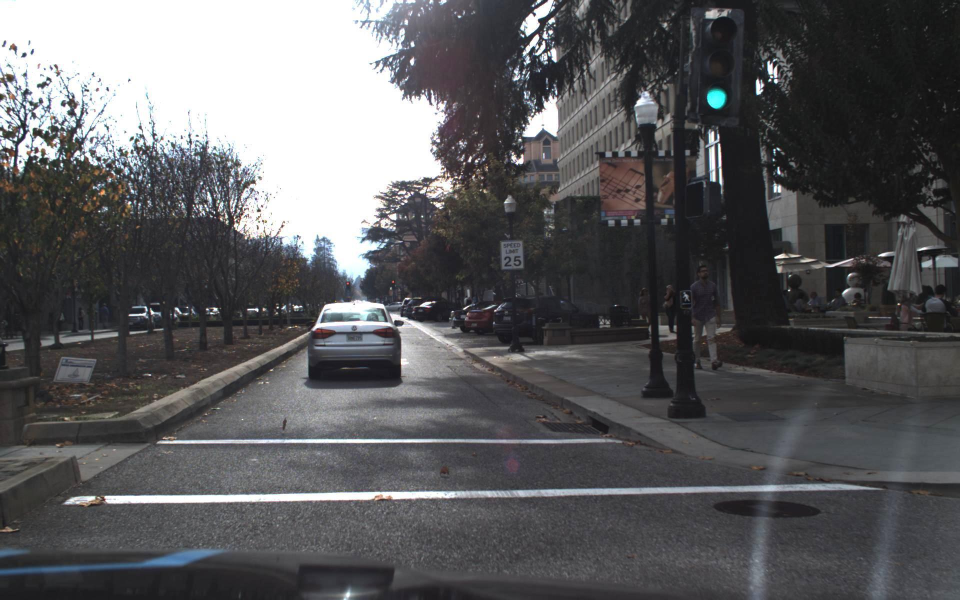
#> input picture odev_veriseti/1478899855082761665_jpg.rf.5cd4da3a966c123341a6b6f52e5ace26.jpg, 1920 x 1200 px (shown at 1/2 size); its folder holds only this picture in this run
$ jupyter execute 'Autonom Driving Analysis .ipynb'
#> lines starting #> are read from the running program, lines starting #| are printed output that depends on the picture; after the words box and inside, x2 and y2 are one past the last pixel; in counts of white or black regions, pixels touching at a corner belong together
[cell 1]
import cv2
import numpy as np
import os
import glob
import matplotlib.pyplot as plt
from google.colab.patches import cv2_imshow

# --- DRIVE YOLUNU KONTROL ET ---
gorsel_klasoru = "/content/drive/MyDrive/odev_veriseti/*.jpg"
gorsel_listesi = sorted(glob.glob(gorsel_klasoru))
toplam_veri = len(gorsel_listesi)

if toplam_veri == 0:
    print("HATA: Belirtilen klasörde görsel bulunamadı! Lütfen yolu kontrol edin.")
else:
    print(f"Başarılı: Klasörde {toplam_veri} adet görsel tespit edildi. Video motoru başlatılıyor...")

# 1. İLGİ ALANI (ROI) MASKELEME
def roi_maskele(img):
    yukseklik, genislik = img.shape[:2]
    poligon = np.array([[
        (int(genislik * 0.05), yukseklik),
        (int(genislik * 0.44), int(yukseklik * 0.58)),
        (int(genislik * 0.56), int(yukseklik * 0.58)),
        (int(genislik * 0.95), yukseklik)
    ]], np.int32)
    maske = np.zeros_like(img)
    cv2.fillPoly(maske, poligon, 255)
    return cv2.bitwise_and(img, maske)

# 2. VİDEO YAZICI (VIDEO WRITER) AYARLARI
# Çıktı videosunu 640x480 boyutunda ve saniyede 20 kare (20 FPS) olacak şekilde hazırlarız
output_video_path = "otonom_surus_analizi.mp4"
fourcc = cv2.VideoWriter_fourcc(*'mp4v')
video_writer = cv2.VideoWriter(output_video_path, fourcc, 20.0, (640, 480))

sapma_gecmisi = []
kds_karar_gecmisi = []

# 3. KDS VE GÖRÜNTÜ İŞLEME MOTORU
print("Otonom sürüş simülasyonu ve video üretimi başladı. Lütfen bekleyin...")

# 5000 resmi çok uzun sürmemesi için her 3 resimde bir atlayarak akıcı bir video akışı simüle ediyoruz
for idx in range(0, toplam_veri, 3):
    dosya_yolu = gorsel_listesi[idx]
    frame = cv2.imread(dosya_yolu)
#> frame is the input picture: shape (1200, 1920, 3); mean B, G, R 93.4, 91.5, 91.4
    if frame is None: continue
    frame = cv2.resize(frame, (640, 480))
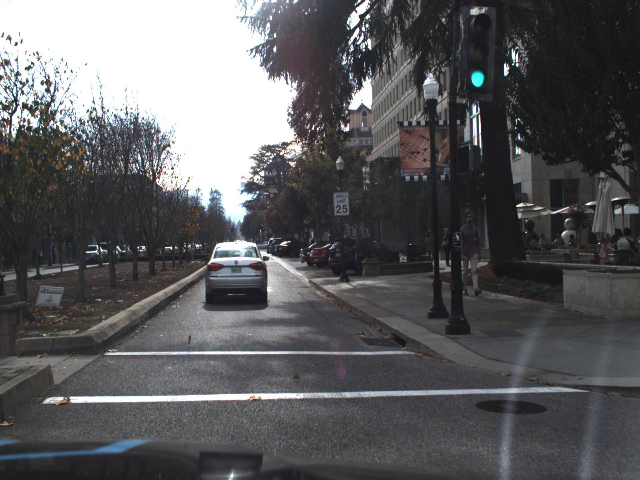
#> frame: shape (480, 640, 3); mean B, G, R 93.4, 91.6, 91.5

    yukseklik, genislik = frame.shape[:2]
#> yukseklik = 480; genislik = 640
    gri = cv2.cvtColor(frame, cv2.COLOR_BGR2GRAY)
    blur = cv2.GaussianBlur(gri, (5, 5), 0)
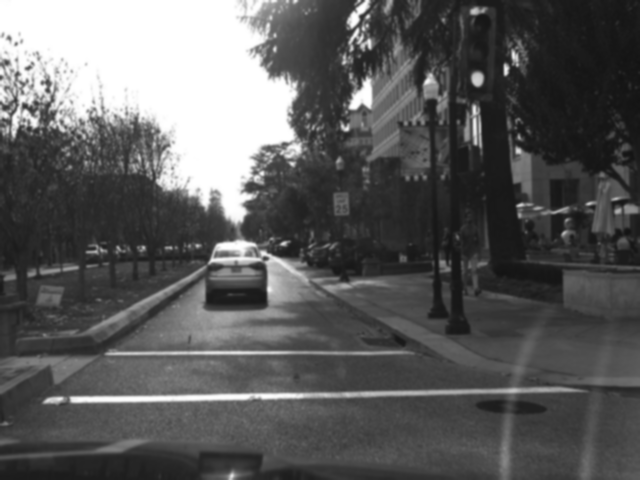
#> blur: shape (480, 640); min 19, max 255, mean 91.7
    kenarlar = cv2.Canny(blur, 50, 150)
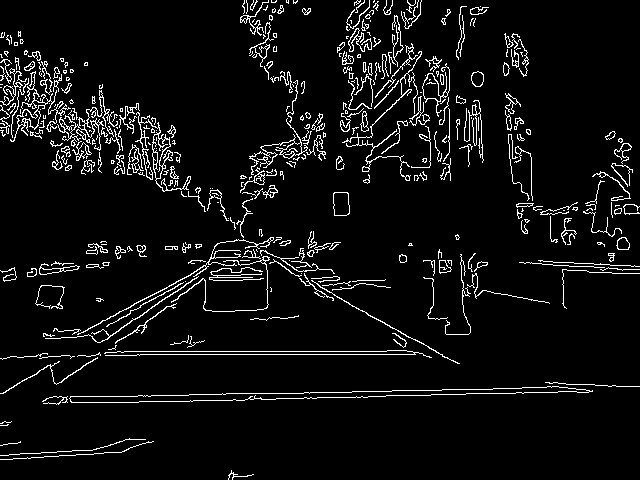
#> kenarlar: shape (480, 640); 6% white in thin lines or dots
    maskeli_kenarlar = roi_maskele(kenarlar)
#> in roi_maskele, `cv2.fillPoly(maske, poligon, 255)`:
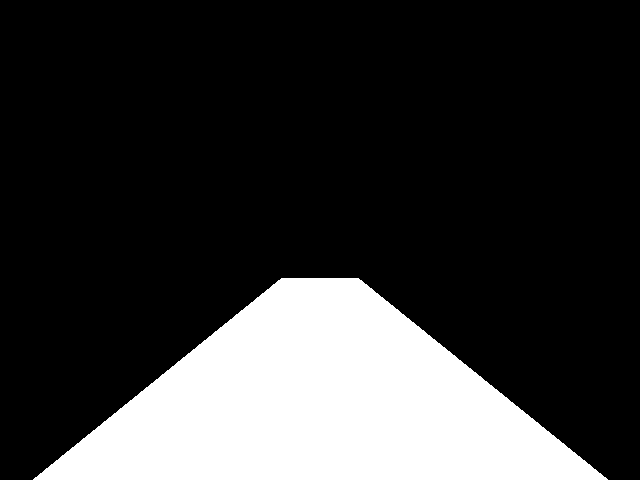
#> maske: shape (480, 640); 21.5% white; 1 white region, box (x1, y1, x2, y2) and area: (33, 278, 608, 480) 66000
#> in roi_maskele, `return cv2.bitwise_and(img, maske)`:
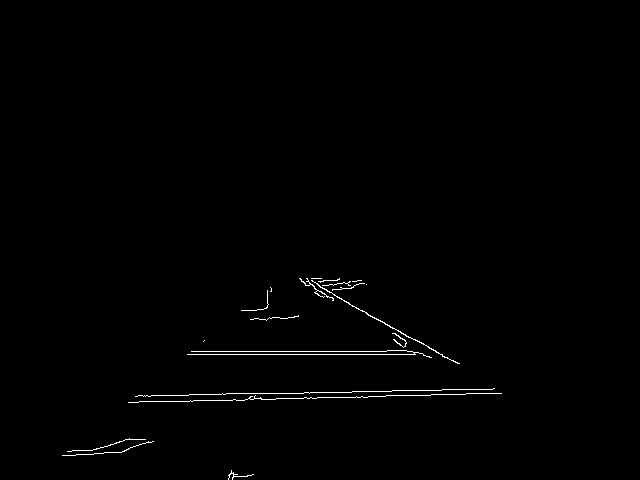
#> returned value: shape (480, 640); 0.65% white in thin lines or dots, all inside (x1, y1, x2, y2) = (62, 278, 502, 480)

    cizgiler = cv2.HoughLinesP(maskeli_kenarlar, 1, np.pi/180, 15, minLineLength=15, maxLineGap=20)
#> cizgiler = 33 rows, first 6: [191, 351, 412, 351], [304, 392, 492, 389], [187, 354, 442, 354], [233, 399, 430, 395], [222, 393, 309, 393], [308, 280, 457, 363]

    serit_katmani = np.zeros_like(frame)
    sol_noktalar, sag_noktalar = [], []

    if cizgiler is not None:
        for cizgi in cizgiler:
            x1, y1, x2, y2 = cizgi[0]
            if x2 - x1 == 0: continue
            egim = (y2 - y1) / (x2 - x1)
            if -0.9 < egim < -0.4:
                sol_noktalar.append((x1, y1)); sol_noktalar.append((x2, y2))
            elif 0.4 < egim < 0.9:
                sag_noktalar.append((x1, y1)); sag_noktalar.append((x2, y2))
#> this loop made 33 passes
#> (x1, y1, x2, y2, egim) on passes 1 to 12: (191, 351, 412, 351, 0), (304, 392, 492, 389, -0.016), (187, 354, 442, 354, 0), (233, 399, 430, 395, -0.0203), (222, 393, 309, 393, 0), (308, 280, 457, 363, 0.557), (128, 402, 275, 399, -0.0204), (189, 394, 225, 394, 0), (67, 455, 121, 452, -0.0556), (344, 301, 409, 337, 0.554), (138, 395, 174, 395, 0), (313, 286, 361, 280, -0.125)
#> after the loop, sag_noktalar = [(308, 280), (457, 363), (344, 301), (409, 337), (301, 280), (333, 299), (307, 279), (366, 312), (397, 343), (431, 357), (305, 285), (333, 300)]; sol_noktalar = []

    # Varsayılan şerit merkezleri (Gürültü durumunda sistemin çökmemesi için koruma)
    sol_x, sag_x = int(genislik * 0.15), int(genislik * 0.85)
#> sol_x = 96; sag_x = 544

    # Sürülebilir Alan Poligon Çizimi
    if len(sol_noktalar) > 0 and len(sag_noktalar) > 0:
        sol_sirali = sorted(sol_noktalar, key=lambda x: x[1])
        sag_sirali = sorted(sag_noktalar, key=lambda x: x[1])

        sol_x = sol_sirali[-1][0]
        sag_x = sag_sirali[-1][0]

        pts = np.array([sol_sirali[0], sol_sirali[-1], sag_sirali[-1], sag_sirali[0]], np.int32).reshape((-1, 1, 2))
        cv2.fillPoly(serit_katmani, [pts], (0, 160, 80)) # Şeffaf Sürülebilir Yeşil Alan

        cv2.polylines(serit_katmani, [np.array(sol_sirali)], False, (0, 0, 255), 5) # Sol Şerit Kırmızı
        cv2.polylines(serit_katmani, [np.array(sag_sirali)], False, (255, 0, 0), 5) # Sağ Şerit Mavi

    # 4. GELİŞMİŞ SENARYO TABANLI KDS MANTIĞI
    yol_merkezi = (sol_x + sag_x) // 2
#> yol_merkezi = 320
    arac_merkezi = genislik // 2
#> arac_merkezi = 320
    sapma_miktari = arac_merkezi - yol_merkezi
#> sapma_miktari = 0
    sapma_gecmisi.append(sapma_miktari)

    # Dinamik Senaryolar ve Aksiyon Kararları
    if sapma_miktari > 25:
        kds_durum = "SENARYO: Sol Serit Daralması -> SAG SERIDE GECIS YAPILIYOR"
        hud_renk = (0, 69, 255) # Turuncu Alarm
        direksiyon_aci = "Direksiyon: %15 Sag"
    elif sapma_miktari < -25:
        kds_durum = "SENARYO: Sagda Engel Var -> SOL SERIDE GECIS YAPILIYOR"
        hud_renk = (0, 165, 255) # Sarı Alarm
        direksiyon_aci = "Direksiyon: %15 Sol"
    elif 10 < sapma_miktari <= 25:
        kds_durum = "AKSIYON: Hafif Sola Kayma -> SERIDI ORTALA (Saga Yonlen)"
        hud_renk = (0, 255, 255)
        direksiyon_aci = "Direksiyon: %5 Sag"
    elif -25 <= sapma_miktari < -10:
        kds_durum = "AKSIYON: Hafif Saga Kayma -> SERIDI ORTALA (Sola Yonlen)"
        hud_renk = (0, 255, 255)
        direksiyon_aci = "Direksiyon: %5 Sol"
    else:
        kds_durum = "SISTEM OPTIMIZED: Serit Merkezlendi -> Otopilot Aktif"
        hud_renk = (0, 180, 0) # Güvenli Yeşil
        direksiyon_aci = "Direksiyon: %0 (Düz)"

    kds_karar_gecmisi.append(kds_durum)

    # Orijinal Görüntü ile Maskeyi Birleştirma
    final_frame = cv2.addWeighted(frame, 0.8, serit_katmani, 0.4, 0)
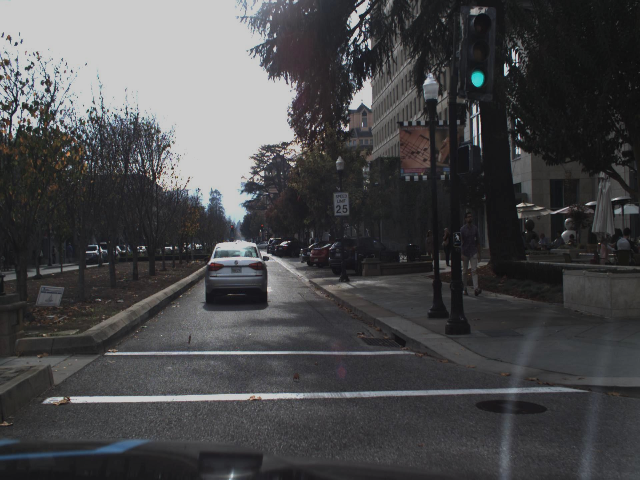
#> final_frame: shape (480, 640, 3); mean B, G, R 74.7, 73.3, 73.2

    # İdeal Rota Kılavuz Çizgisi (Trajectory Path) Çizimi
    cv2.line(final_frame, (yol_merkezi, yukseklik), (genislik // 2, int(yukseklik * 0.6)), (255, 255, 255), 2, lineType=cv2.LINE_AA)

    # 5. ENDÜSTRİYEL KOKPİT HUD PANEL TASARIMI
    cv2.rectangle(final_frame, (0, 0), (640, 65), (20, 20, 20), -1) # Üst Kara Bar
    cv2.line(final_frame, (0, 65), (640, 65), (100, 100, 100), 1)

    cv2.putText(final_frame, f"TELEMETRI | FRAME: {idx:04d}", (15, 25), cv2.FONT_HERSHEY_SIMPLEX, 0.4, (255, 255, 255), 1)
    cv2.putText(final_frame, f"SAPMA INDEKSI: {sapma_miktari:+.1f} px", (15, 48), cv2.FONT_HERSHEY_SIMPLEX, 0.4, (200, 200, 200), 1)
    cv2.putText(final_frame, direksiyon_aci, (220, 25), cv2.FONT_HERSHEY_SIMPLEX, 0.4, (255, 255, 255), 1)

    # Dinamik Karar Kutusu
    cv2.rectangle(final_frame, (350, 15), (625, 48), hud_renk, -1)
    cv2.putText(final_frame, "KDS AKILLI MANEVRA SEKTORU", (355, 26), cv2.FONT_HERSHEY_SIMPLEX, 0.3, (255, 255, 255), 1)
    cv2.putText(final_frame, kds_durum.split(" -> ")[-1] if " -> " in kds_durum else kds_durum, (355, 42), cv2.FONT_HERSHEY_SIMPLEX, 0.35, (255, 255, 255), 1, cv2.LINE_AA)
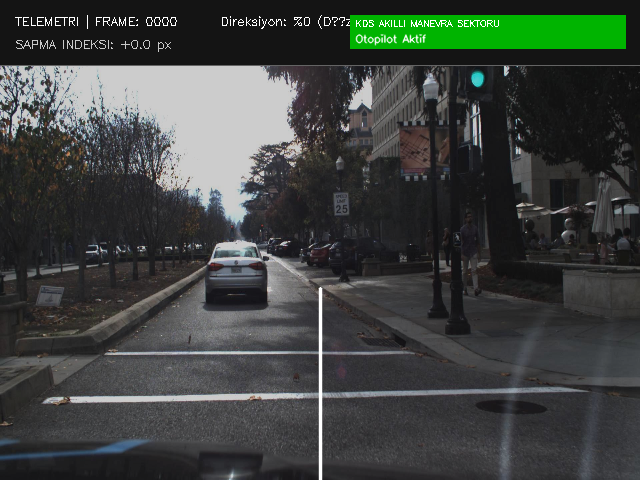
#> final_frame: shape (480, 640, 3); mean B, G, R 63.6, 67.5, 62.3

    # Videoya Yeni Kareyi Yazdır
    video_writer.write(final_frame)

    # Konsola her 100 karede bir ilerleme durumunu bas
    if idx % 300 == 0:
        print(f"Ilerleme: %{(idx / toplam_veri) * 100:.1f} işlendi...")

video_writer.release()
print("\nBAŞARILI: Otonom sürüş analiz videosu 'otonom_surus_analizi.mp4' adıyla kaydedildi!")

# 6. AKADEMİK PERFORMANS GRAFİĞİ (MANEVRA VE TEPKİ SÜRELERİ)
plt.figure(figsize=(15, 5))
plt.plot(sapma_gecmisi, color='teal', linewidth=1.2, label='Anlık Şerit Sapma Varyasyonu')
plt.axhline(y=25, color='r', linestyle='--', label='Kritik Sağ Şerit Eşiği (Manevra)')
plt.axhline(y=-25, color='r', linestyle='--', label='Kritik Sol Şerit Eşiği (Manevra)')
plt.axhline(y=0, color='gray', linestyle=':', label='Kusursuz Şerit Merkezi')
plt.fill_between(range(len(sapma_gecmisi)), sapma_gecmisi, 25, where=(np.array(sapma_gecmisi) > 25), color='red', alpha=0.3, label='KDS Müdahale Alanları')
plt.fill_between(range(len(sapma_gecmisi)), sapma_gecmisi, -25, where=(np.array(sapma_gecmisi) < -25), color='red', alpha=0.3)
plt.title("Otonom Araç KDS Karar Mekanizması ve Zaman Serisi Stabilizasyon Analizi")
plt.xlabel("Simüle Edilen Zaman Akışı (Örneklenmiş Kareler)")
plt.ylabel("Şerit Merkezinden Sapma (Piksel Yoğunluğu)")
plt.legend(loc='upper right')
plt.grid(True, linestyle=':', alpha=0.6)
plt.savefig("kds_nihai_performans_grafigi.png", dpi=300)
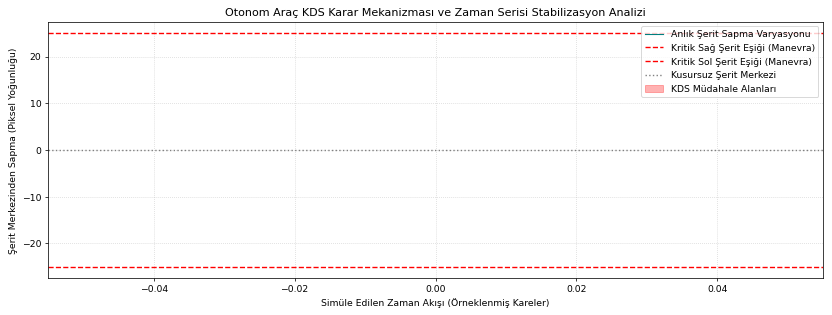
#> figure drawn by matplotlib, 1 panel
plt.show()
print("-> Makale için nihai KDS grafik çıktısı başarıyla kaydedildi.")

$ run again, on odev_veriseti/1478899912211051799_jpg.rf.458929f28d37ca5a63ac8d25f2c5c601.jpg
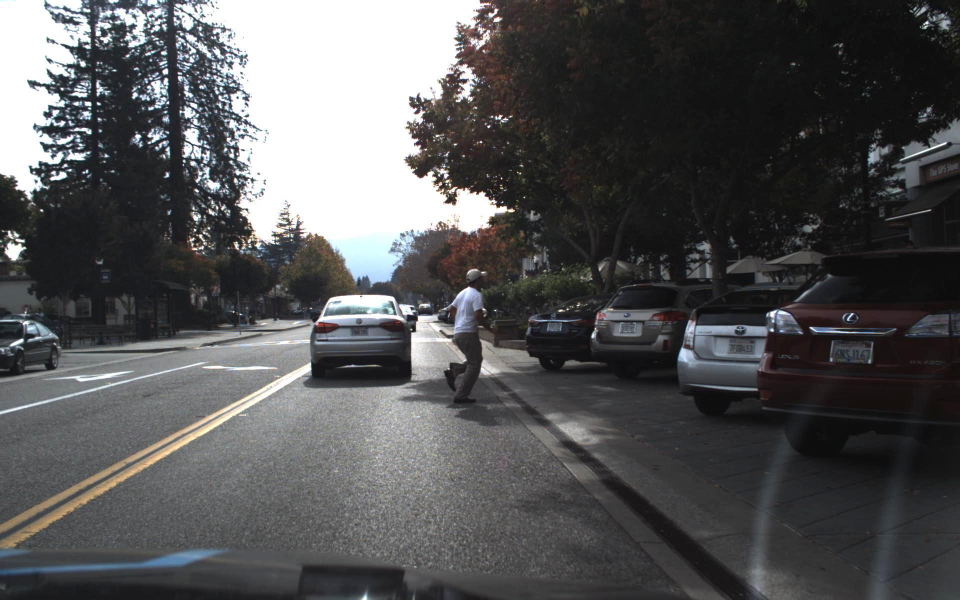
#> input picture odev_veriseti/1478899912211051799_jpg.rf.458929f28d37ca5a63ac8d25f2c5c601.jpg, 1920 x 1200 px (shown at 1/2 size)
#> frame is the input picture: shape (1200, 1920, 3); mean B, G, R 85.1, 84.3, 84
#> frame: shape (480, 640, 3)
#> `kenarlar = cv2.Canny(blur, 50, 150)`:
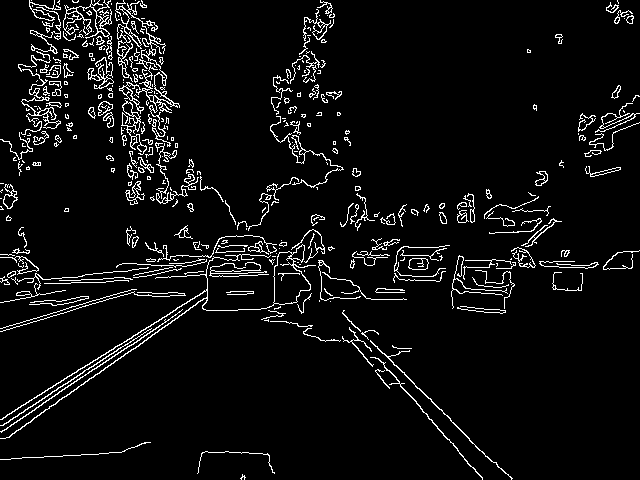
#> kenarlar: shape (480, 640); 5.6% white in thin lines or dots
#> maske: shape (480, 640); 21.5% white; 1 white region, box (x1, y1, x2, y2) and area: (33, 278, 608, 480) 66000
#> cizgiler = 36 rows, first 6: [321, 291, 491, 461], [355, 332, 482, 478], [377, 346, 498, 467], [61, 456, 121, 452], [353, 331, 482, 479], [321, 288, 343, 310]
#> the loop `for cizgi in cizgiler:` made 36 passes
#> (x1, y1, x2, y2, egim) on passes 1 to 8: (321, 291, 491, 461, 1), (355, 332, 482, 478, 1.15), (377, 346, 498, 467, 1), (61, 456, 121, 452, -0.0667), (353, 331, 482, 479, 1.15), (321, 288, 343, 310, 1), (351, 340, 388, 387, 1.27), (203, 452, 267, 453, 0.0156)
#> after the loop `for cizgi in cizgiler:`: sag_noktalar = []
#> `cv2.putText(final_frame, kds_durum.split(" -> ")[-1] if " -> " in kds_..`:
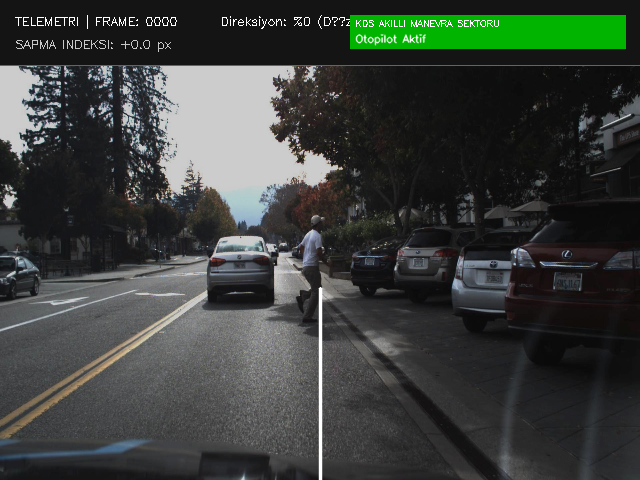
#> final_frame: shape (480, 640, 3); mean B, G, R 59.2, 63.8, 58.5

$ run again, on odev_veriseti/1478899918495622272_jpg.rf.feade83b0ce4bb309493a46edffd2a88.jpg
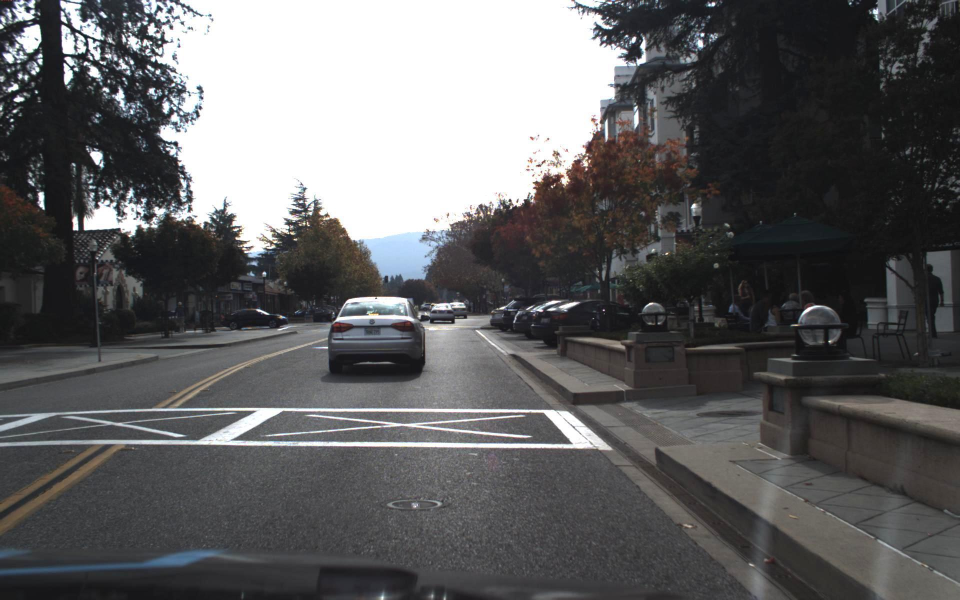
#> input picture odev_veriseti/1478899918495622272_jpg.rf.feade83b0ce4bb309493a46edffd2a88.jpg, 1920 x 1200 px (shown at 1/2 size)
#> frame is the input picture: shape (1200, 1920, 3); mean B, G, R 97.3, 96.5, 96.5
#> frame: shape (480, 640, 3)
#> `kenarlar = cv2.Canny(blur, 50, 150)`:
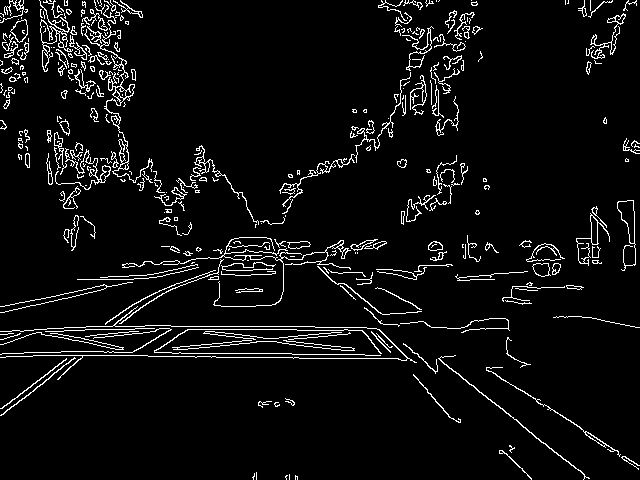
#> kenarlar: shape (480, 640); 5.5% white in thin lines or dots
#> maske: shape (480, 640); 21.5% white; 1 white region, box (x1, y1, x2, y2) and area: (33, 278, 608, 480) 66000
#> cizgiler = 43 rows, first 6: [275, 326, 366, 327], [249, 353, 380, 355], [232, 341, 376, 328], [439, 358, 586, 477], [199, 347, 381, 331], [439, 359, 496, 405]
#> the loop `for cizgi in cizgiler:` made 43 passes
#> (x1, y1, x2, y2, egim) on passes 1 to 8: (275, 326, 366, 327, 0.011), (249, 353, 380, 355, 0.0153), (232, 341, 376, 328, -0.0903), (439, 358, 586, 477, 0.81), (199, 347, 381, 331, -0.0879), (439, 359, 496, 405, 0.807), (293, 358, 438, 358, 0), (283, 340, 330, 345, 0.106)
#> after the loop `for cizgi in cizgiler:`: sag_noktalar = [(439, 358), (586, 477), (439, 359), (496, 405), (343, 283), (394, 324), (329, 278), (386, 324), (498, 405), (519, 422), (346, 284), (382, 314), (535, 437), (589, 478)]; sol_noktalar = []
#> `cv2.putText(final_frame, kds_durum.split(" -> ")[-1] if " -> " in kds_..`:
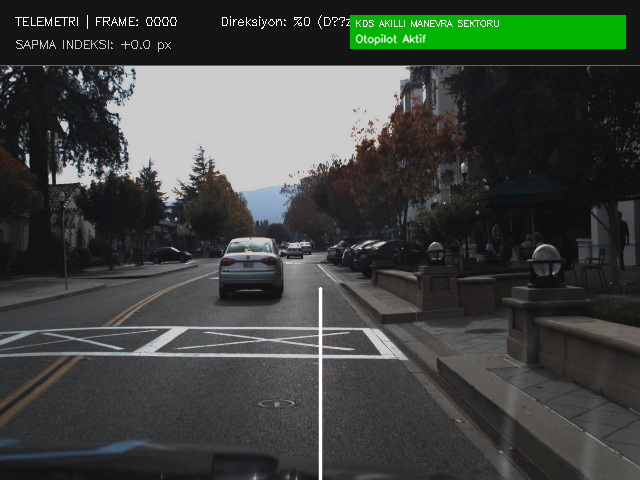
#> final_frame: shape (480, 640, 3); mean B, G, R 65, 69.7, 64.7
